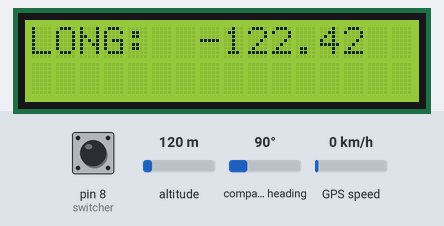
The sketch below on a simulated Arduino Uno, built with avr-gcc and run on an emulated ATmega328P. Parts: 16×2 character LCD. The inputs (shaded band) are chosen by the test bench; at power-on: pin 8 (switcher) LOW, altitude 120 m, compass heading 90°, GPS speed 0 km/h. The GPS gets a fix after 3 s at 37.7749, -122.4194 with 8 satellites; what the sketch prints to the serial monitor is not drawn.

Above: at 3.7 s.
3.8 s: pin 8 (switcher) pulled HIGH for 1 s
At 5.0 s:
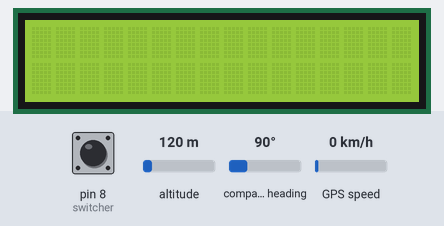
At 5.6 s:
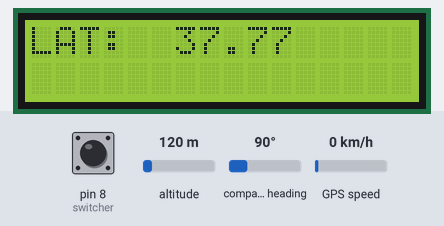
8.8 s: pin 8 (switcher) pulled HIGH for 3.2 s
Timing chart, 0 to 11.8 s (numbered marks = the images above; inputs shaded):
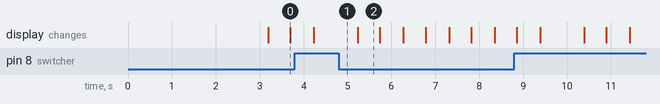

The sketch:

Project_IAD_FINAL.ino
```cpp
#include <TinyGPS++.h>
#include<LiquidCrystal.h>
LiquidCrystal lcd(12, 11, 5, 4, 3, 2);
double logitude;
double latitude;
int temp=0;
int switcher = 8;                 // Connect Tilt sensor to Pin3
int c=0;
int a=1;
int acc=1;

int GPSBaud = 9600;

// Create a TinyGPS++ object called "gps"
TinyGPSPlus gps;

// Create a software serial port called "gpsSerial"

void setup()
{
  // Start the Arduino hardware serial port at 9600 baud
  Serial.begin(9600);
  lcd.begin(16,2);
  lcd.setCursor(0,0);
  lcd.print("GPS Besed Vehicle ");
  lcd.setCursor(0,1);
  lcd.print("Tracking System");
  delay(100);
  // Start the software serial port at the GPS's default baud
  Serial.begin(GPSBaud);
  Serial.println();
}

void loop()
{
    while (Serial.available() > 0)
    if (gps.encode(Serial.read()))
      displayInfo();

  if (millis() > 5000 && gps.charsProcessed() < 10)
  {
    Serial.println(F("No GPS detected"));
    while(true);
  }
   if(temp==1)
   {
      if(c<a)
      {
        Serial.begin(9600);
        lcd.print("Are u Safe????");
        delay(2000);
        lcd.clear();
        lcd.print("Press Reset");
        delay(10000);
        Serial.println("AT+CMGF=1");    //Sets the GSM Module in Text Mode
        delay(1000);  // Delay of 1000 milli seconds or 1 second
        Serial.println("AT+CMGS=\"+917059759087\"\r"); // Replace x with mobile number
        delay(1000);
       Serial.println("Vehicle Accident Happend at Place:");
        Serial.print("Latitude(N): ");             //enter latitude in msg
        Serial.println(latitude);                  //enter latitude value in msg
        Serial.print("Longitude(E): ");            //enter Longitude in Msg
        Serial.println(logitude);                  //enter longitude value in msg
        Serial.print("Help Please");
        delay(100);
        Serial.println((char)26);// ASCII code of CTRL+Z
        delay(1000);
        c++;
      }
   }
 }

void displayInfo()
{
    if(digitalRead(switcher)==1)
    {
       temp=1;
       Serial.println("Accident has happened");
       delay(1000);
    }
    else
    {
       Serial.println();
    }
  Serial.print(F("Location: "));
  if (gps.location.isValid())
  {
    Serial.print(gps.location.lat(), 6);
    latitude=gps.location.lat();
    lcd.println("LAT:");
    lcd.print(latitude);
    delay(500);
    lcd.clear();
    Serial.print(F(","));
    Serial.print(gps.location.lng(), 6);
    logitude=gps.location.lng();
    lcd.println("LONG:");
    lcd.print(logitude);
    delay(500);
    lcd.clear();
   }
  else
  {
    Serial.print(F("INVALID"));
  }

  Serial.print(F("  Date/Time: "));
  if (gps.date.isValid())
  {
    Serial.print(gps.date.month());
    Serial.print(F("/"));
    Serial.print(gps.date.day());
    Serial.print(F("/"));
    Serial.print(gps.date.year());
  }
  else
  {
    Serial.print(F("INVALID"));
  }

  Serial.print(F(" "));
  if (gps.time.isValid())
  {
    if (gps.time.hour() < 10) Serial.print(F("0"));
    Serial.print(gps.time.hour());
    Serial.print(F(":"));
    if (gps.time.minute() < 10) Serial.print(F("0"));
    Serial.print(gps.time.minute());
    Serial.print(F(":"));
    if (gps.time.second() < 10) Serial.print(F("0"));
    Serial.print(gps.time.second());
    Serial.print(F("."));
    if (gps.time.centisecond() < 10) Serial.print(F("0"));
    Serial.print(gps.time.centisecond());
  }
  else
  {
    Serial.print(F("INVALID"));
  }

  Serial.println();
}
```

Measured:
- after the input at 3.8 s, the display: changes after 0.43 s (image 1)
- what the display in image 2 shows lasts 0.5 s, from 5.2 s to 5.7 s
